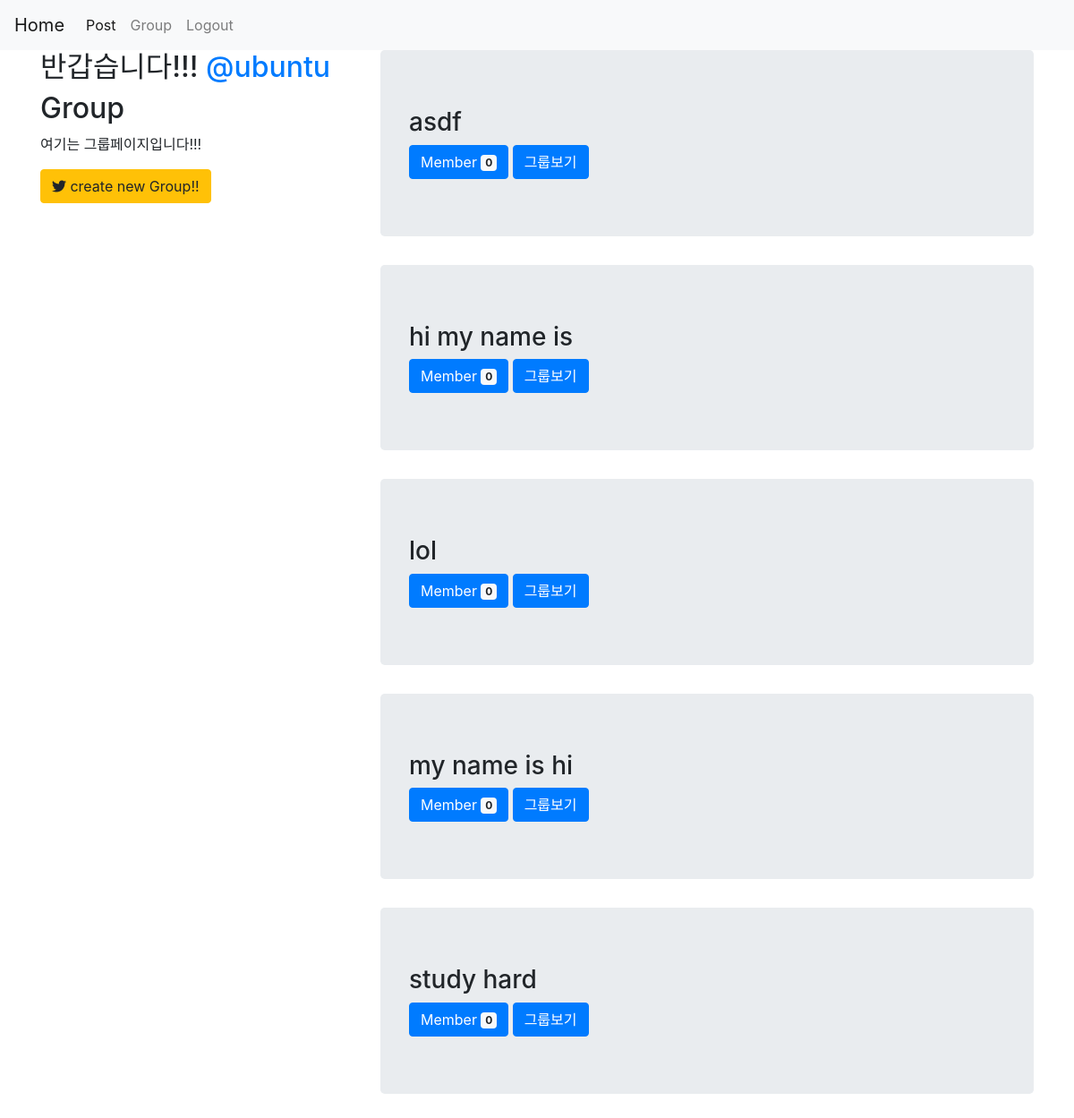
Screenshot of /groups/ (signed in) with the database file from the repository.
### groups/models.py (models this page shows, shortened)
class Group(models.Model):
    name = models.CharField(max_length=100,unique=True)
    slug = models.SlugField(allow_unicode=True,unique=True)
    description = models.TextField()
    members = models.ManyToManyField(User,through='GroupMember')
    class Meta:
        ordering=['name']

### groups/views.py (the view)
# urls.py: path('',views.GroupList.as_view(),name='list'),
class GroupList(ListView):
    model = Group

### groups/templates/groups/group_list.html
{% extends 'groups/group_base.html' %}
{% block pregroup %}
    <div class="col-md-4">
        {% if user.is_authenticated %}
            <h2>
                반갑습니다!!!
                <a href="">@{{user.username}}</a>
            </h2>
        {% endif %}
        <h2>Group</h2>
        <p>여기는 그룹페이지입니다!!!</p>
        {% if user.is_authenticated %}
            <a href="{%url 'groups:create'%}" class="btn btn-warning">
                <i class="fab fa-twitter"></i>
                create new Group!!
            </a>
        {% endif %}
    </div>
{%endblock%}
{%block group_content%}
<div class="col-md-8">
    {% for group in group_list %}
    <div class="jumbotron">
        <h3>{{group.name}}</h3>
        <button type="button" class="btn btn-primary">
          Member <span class="badge badge-light">{{group.members.count}}</span>
        </button>
        <a href="{%url 'groups:detail' slug=group.slug%}" class='btn btn-primary'>
            그룹보기
        </a>
    </div>
    {%endfor%}
</div>
{%endblock%}

### rows the page displays
Group: name "asdf", members.count "0"
Group: name "hi my name is", members.count "0"
Group: name "lol", members.count "0"
Group: name "my name is hi", members.count "0"
Group: name "study hard", members.count "0"

### other values shown
{{ user.username }} "ubuntu"
